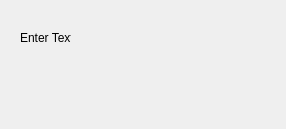
<?xml version="1.0" encoding="UTF-8"?>
<ui version="4.0">
 <class>SUAddTest</class>
 <widget class="QDialog" name="SUAddTest">
  <property name="geometry">
   <rect>
    <x>0</x>
    <y>0</y>
    <width>286</width>
    <height>129</height>
   </rect>
  </property>
  <property name="windowTitle">
   <string>Dialog</string>
  </property>
  <widget class="QLabel" name="label">
   <property name="geometry">
    <rect>
     <x>20</x>
     <y>30</y>
     <width>51</width>
     <height>16</height>
    </rect>
   </property>
   <property name="text">
    <string>Enter Text</string>
   </property>
  </widget>
 </widget>
 <resources/>
 <connections/>
</ui>
